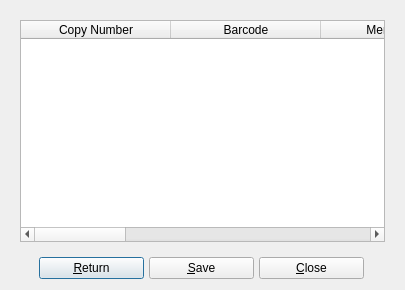
<?xml version="1.0" encoding="UTF-8"?>
<ui version="4.0">
 <class>checkedOutDialog</class>
 <widget class="QDialog" name="checkedOutDialog">
  <property name="geometry">
   <rect>
    <x>0</x>
    <y>0</y>
    <width>405</width>
    <height>290</height>
   </rect>
  </property>
  <property name="maximumSize">
   <size>
    <width>16777215</width>
    <height>16777215</height>
   </size>
  </property>
  <property name="windowTitle">
   <string>BiblioteQ: Current Borrowers</string>
  </property>
  <property name="windowIcon">
   <iconset resource="../Icons/icons.qrc">
    <normaloff>:/book.png</normaloff>:/book.png</iconset>
  </property>
  <property name="sizeGripEnabled">
   <bool>false</bool>
  </property>
  <layout class="QVBoxLayout">
   <item>
    <widget class="QFrame" name="frame">
     <layout class="QVBoxLayout">
      <item>
       <widget class="QTableWidget" name="table">
        <property name="focusPolicy">
         <enum>Qt::StrongFocus</enum>
        </property>
        <property name="alternatingRowColors">
         <bool>true</bool>
        </property>
        <property name="selectionMode">
         <enum>QAbstractItemView::SingleSelection</enum>
        </property>
        <property name="selectionBehavior">
         <enum>QAbstractItemView::SelectRows</enum>
        </property>
        <property name="verticalScrollMode">
         <enum>QAbstractItemView::ScrollPerItem</enum>
        </property>
        <property name="horizontalScrollMode">
         <enum>QAbstractItemView::ScrollPerPixel</enum>
        </property>
        <property name="sortingEnabled">
         <bool>false</bool>
        </property>
        <property name="cornerButtonEnabled">
         <bool>false</bool>
        </property>
        <attribute name="horizontalHeaderDefaultSectionSize">
         <number>150</number>
        </attribute>
        <attribute name="horizontalHeaderMinimumSectionSize">
         <number>150</number>
        </attribute>
        <attribute name="horizontalHeaderStretchLastSection">
         <bool>true</bool>
        </attribute>
        <column>
         <property name="text">
          <string>Copy Number</string>
         </property>
        </column>
        <column>
         <property name="text">
          <string>Barcode</string>
         </property>
        </column>
        <column>
         <property name="text">
          <string>Member ID</string>
         </property>
        </column>
        <column>
         <property name="text">
          <string>First Name</string>
         </property>
        </column>
        <column>
         <property name="text">
          <string>Last Name</string>
         </property>
        </column>
        <column>
         <property name="text">
          <string>Reservation Date</string>
         </property>
        </column>
        <column>
         <property name="text">
          <string>Due Date</string>
         </property>
        </column>
        <column>
         <property name="text">
          <string>Lender</string>
         </property>
        </column>
        <column>
         <property name="text">
          <string>MYOID</string>
         </property>
        </column>
       </widget>
      </item>
     </layout>
    </widget>
   </item>
   <item>
    <layout class="QHBoxLayout">
     <property name="spacing">
      <number>5</number>
     </property>
     <item>
      <spacer>
       <property name="orientation">
        <enum>Qt::Horizontal</enum>
       </property>
       <property name="sizeHint" stdset="0">
        <size>
         <width>39</width>
         <height>20</height>
        </size>
       </property>
      </spacer>
     </item>
     <item>
      <widget class="QPushButton" name="eraseButton">
       <property name="minimumSize">
        <size>
         <width>105</width>
         <height>0</height>
        </size>
       </property>
       <property name="text">
        <string>&amp;Return</string>
       </property>
       <property name="icon">
        <iconset resource="../Icons/icons.qrc">
         <normaloff>:/16x16/eraser.png</normaloff>:/16x16/eraser.png</iconset>
       </property>
      </widget>
     </item>
     <item>
      <widget class="QPushButton" name="saveButton">
       <property name="minimumSize">
        <size>
         <width>105</width>
         <height>0</height>
        </size>
       </property>
       <property name="text">
        <string>&amp;Save</string>
       </property>
       <property name="icon">
        <iconset resource="../Icons/icons.qrc">
         <normaloff>:/16x16/ok.png</normaloff>:/16x16/ok.png</iconset>
       </property>
      </widget>
     </item>
     <item>
      <widget class="QPushButton" name="cancelButton">
       <property name="minimumSize">
        <size>
         <width>105</width>
         <height>0</height>
        </size>
       </property>
       <property name="text">
        <string>&amp;Close</string>
       </property>
       <property name="icon">
        <iconset resource="../Icons/icons.qrc">
         <normaloff>:/16x16/cancel.png</normaloff>:/16x16/cancel.png</iconset>
       </property>
      </widget>
     </item>
     <item>
      <spacer>
       <property name="orientation">
        <enum>Qt::Horizontal</enum>
       </property>
       <property name="sizeHint" stdset="0">
        <size>
         <width>40</width>
         <height>20</height>
        </size>
       </property>
      </spacer>
     </item>
    </layout>
   </item>
  </layout>
 </widget>
 <tabstops>
  <tabstop>table</tabstop>
  <tabstop>eraseButton</tabstop>
  <tabstop>saveButton</tabstop>
  <tabstop>cancelButton</tabstop>
 </tabstops>
 <resources>
  <include location="../Icons/icons.qrc"/>
 </resources>
 <connections/>
</ui>
